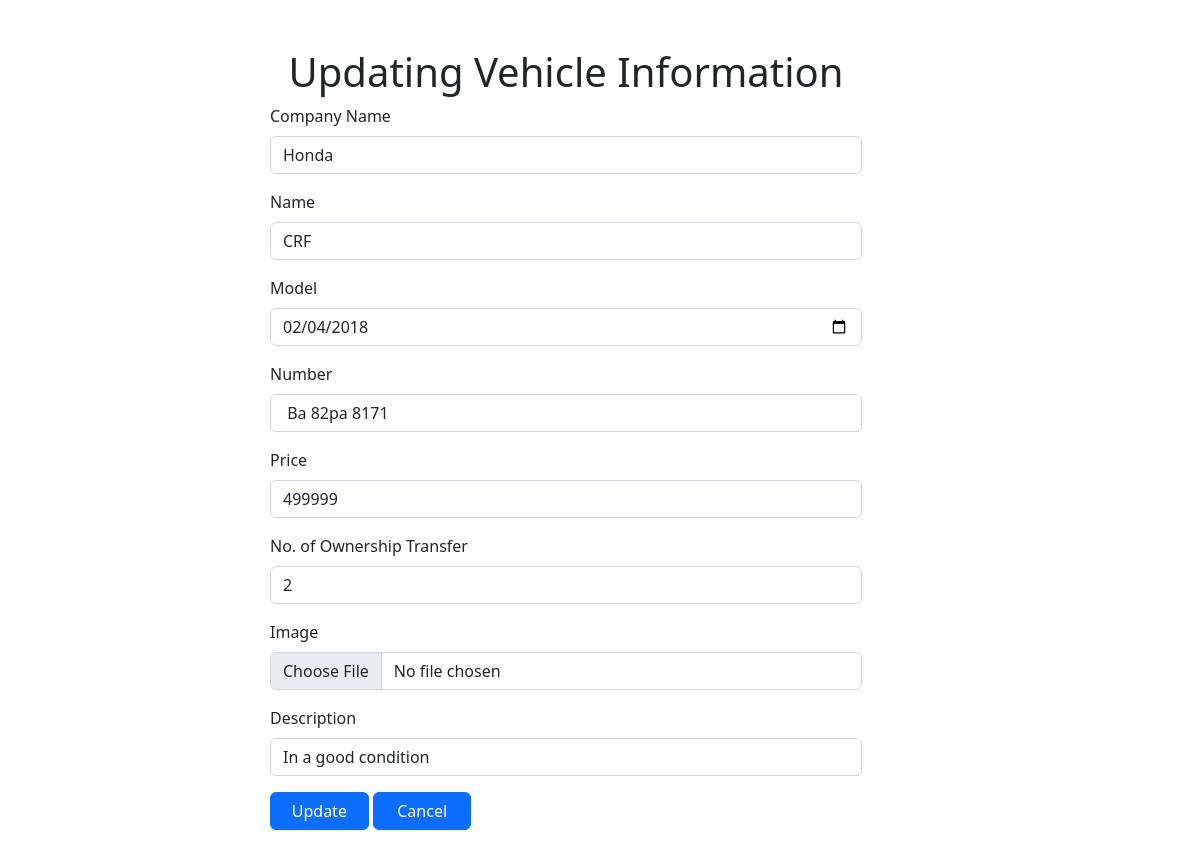
/updateVehicle.php?updateid=4 (signed in), run on the app's committed database.
### tables this page shows
CREATE TABLE `vehicleinfo` (
  `vehicleSN` int(255) NOT NULL,
  `company` varchar(255) NOT NULL,
  `bikename` varchar(255) NOT NULL,
  `model` date NOT NULL,
  `price` int(255) NOT NULL,
  `bike_number` varchar(255) NOT NULL,
  `owner_no` int(255) NOT NULL,
  `images` text NOT NULL,
  `descriptions` text NOT NULL
);

### updateVehicle.php (the view, shortened to what this page needs)
<?php
include 'connection.php';
if(isset($_GET['updateid'])){
    $id=$_GET['updateid'];
    $sql="SELECT *FROM `vehicleinfo` where vehicleSN=$id";
    $result=mysqli_query($conn,$sql);
    $row=mysqli_fetch_assoc($result);
}
?>
<!doctype html>
<html lang="en">
<head>
    <link href="https://cdn.jsdelivr.net/npm/bootstrap@5.2.0/dist/css/bootstrap.min.css" rel="stylesheet"
>
</head>
<body>
    <div class="container  my-4 ">
        <form class="col-sm-8 g my-5" method="POST" enctype="multipart/form-data">
            <h1 class="text-center">Updating Vehicle Information</h1>
            <div class="mb-3">
                <label for="exampleInputCompany" class="form-label">Company Name</label>
                <input type="text" class="form-control" id="exampleInputCompany"  name="company" autocomplete="off" value="<?php  echo $row['company'] ?>">
            </div>
            <div class="mb-3">
                <label for="exampleInputBikenName" class="form-label">Name</label>
                <input type="text" class="form-control" id="exampleInputBikenName" name="name" autocomplete="off" value="<?php  echo $row['bikename']; ?>">
            </div>
            <div class="mb-3">
                <label for="exampleInputBikenModel" class="form-label">Model</label>
                <input type="date" class="form-control" id="exampleInputBikenModel" name="model" autocomplete="off"  value="<?php  echo $row['model']; ?>">
            </div>
            <div class="mb-3">
                <label for="exampleInputBikenNumber" class="form-label">Number</label>
                <input type="text" class="form-control" id="exampleInputBikenNumber" name='number' id='number' autocomplete="off" value="<?php  echo $row['bike_number']; ?>">
            </div>
            <div class="mb-3">
                <label for="exampleInputBikeprince" class="form-label">Price</label>
                <input type="text" class="form-control" id="exampleInputBikenprince" name="price" autocomplete="off" value="<?php  echo $row['price']; ?>">
            </div>
            <div class="mb-3">
                <label for="exampleInputBikenOwnerNo" class="form-label">No. of Ownership Transfer</label>
                <input type="text" class="form-control" id="exampleInputBikenOwnerNo" name="owner_no" autocomplete="off"  value="<?php  echo $row['owner_no']; ?>">
            </div>
            <div class="mb-3">
                <label for="exampleInputBikenImage" class="form-label">Image </label>
                <input type="file" class="form-control" id="exampleInputBikenImage" name="image"   value="<?php  echo $row['images']; ?>">
            </div>
            <div class="mb-3">
                <label for="exampleInputBikenDescription" class="form-label">Description</label>
                <input type="text" class="form-control" id="exampleInputBikenOwnerNo" name='description' id='owner_id' autocomplete="off"  value="<?php  echo $row['descriptions']; ?>"
                    required>
            </div>
            <button type="submit" class="btn btn-primary col-sm-2 " name="update">Update</button>
            <button type="submit" class="btn btn-primary col-sm-2 " name="cancel">Cancel</button>
        </form>
    </div>
</body>
</html

### updateVehicle.php (style rules this page uses)
.container { padding-left: 20%; }

### data on the page
vehicleinfo: company "Honda", name "CRF", model "02/04/2018", number "Ba 82pa 8171", price "499999", owner_no "2", description "In a good condition"
